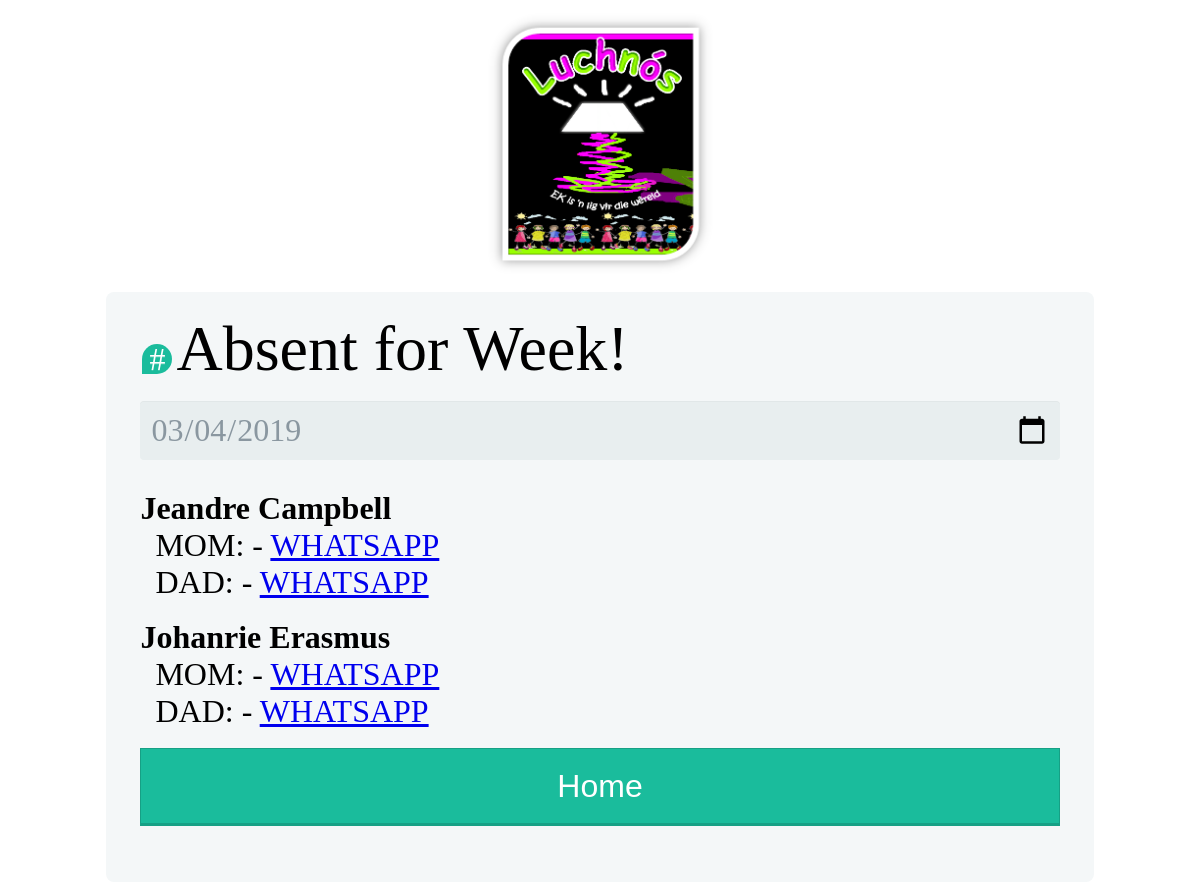
The page /Absent.php (signed in) on the database its author committed.
### tables this page shows
CREATE TABLE attendance ( 
id INTEGER NOT NULL PRIMARY KEY AUTOINCREMENT,
classdate date NOT NULL,
    attended BIT NOT NULL,
student_id INTEGER NOT NULL);

CREATE TABLE student ( 
	id INTEGER NOT NULL PRIMARY KEY AUTOINCREMENT,
	name TEXT NOT NULL,
	surname TEXT NOT NULL,
	birthday date,
	age INTEGER,
	houseaddress TEXT,
	mom TEXT,
	momnum TEXT,
	dad TEXT,
	dadnum TEXT,
	churchsms TEXT,
	active BIT,
    class_id INTEGER);

### absent.php (the view, shortened to what this page needs)
<?php
$date = new DateTime();
$sdate = $date->format("Y-m-d");
?>
<html>
<head>
    <link rel="stylesheet" href="main.css">
</head>
<body>
    <div style="text-align: center"><img alt="Logo" src="Pictures/Logo2.png" width="250px" /></div>
    <div class="form-style-5">
        <form>
            <fieldset>
                <legend><span class="number">#</span>Absent for Week!</legend>
                <input type="date" name="date" value="<?php echo $sdate; ?>" onchange="this.form.submit()">
                <?php
                include_once('db_open.php');
                $sql = "SELECT classdate,attended,name,surname,mom,momnum,dad,dadnum FROM attendance INNER JOIN student on student . id = attendance . student_id WHERE attended = 0 and classdate > DATETIME('$sdate', '-7 day') and classdate < DATETIME('$sdate', '+1 day') ;";
                $result = $conn->query($sql);
                foreach ($result as $row) {
                    $momnumwa = $row['momnum'];
                    $dadnumwa = $row['dadnum'];
                    $momnumwa = substr($momnumwa, 1, strlen($momnumwa));
                    $dadnumwa = substr($dadnumwa, 1, strlen($dadnumwa));
                    $momnumwa = '+27' . $momnumwa;
                    $dadnumwa = '+27' . $dadnumwa;
                    echo '<h1 style="padding:0px;margin:0px;">' . $row['name'] . ' ' . $row['surname'] . '</h1>';
                    echo '<span class="checkboxtext">MOM: ' . $row['mom'] . '- ' . $row['momnum'] . ' <a href="https://wa.me/' . $momnumwa . "?text=Hi " . $row['mom'] . ', ' . $row['name'] . ' was absent from sunday school is every thig OK?" >WHATSAPP</a></span><br>';
                    echo '<span class="checkboxtext">DAD: ' . $row['dad'] . '- ' . $row['dadnum'] . ' <a href="https://wa.me/' . $dadnumwa . "?text=Hi " . $row['dad'] . ', ' . $row['name'] . ' was absent from sunday school is every thig OK?" >WHATSAPP</a></span><br><br>';
                }
                ?>
                <input type="button" value="Home" onclick='window.location = "menu.php";' />
            </fieldset>
        </form>
    </div>
</body>
</html>

### main.css (style rules this page uses)
.form-style-5 { max-width: 80%; padding: 10px 20px; background: #f4f7f8; margin: 10px auto; padding: 20px; background: #f4f7f8; border-radius: 8px; font-family: Georgia, "Times New Roman", Times, serif; }
.form-style-5 fieldset { border: none; }
.form-style-5 legend { font-size: 4rem; margin-bottom: 10px; }
.form-style-5 .checkboxtext { font-size: 2rem; display: inline; padding: 15px; }
.form-style-5 input[type="text"], .form-style-5 input[type="date"], .form-style-5 input[type="week"], .form-style-5 input[type="datetime"], .form-style-5 input[type="email"], .form-style-5 input[type="number"], .form-style-5 input[type="search"], .form-style-5 input[type="time"], .form-style-5 input[type="password"], .form-style-5 input[type="url"], .form-style-5 textarea, .form-style-5 select { font-family: Georgia, "Times New Roman", Times, serif; background: rgba(255,255,255,.1); border: none; border-radius: 4px; font-size: 2rem; margin: 0; outline: 0; padding: 10px; width: 100%; box-sizing: border-box; -webkit-box-sizing: border-box; -moz-box-sizing: border-box; background-color: #e8eeef; color:#8a97a0; -webkit-box-shadow: 0 1px 0 rgba(0,0,0,0.03) inset; box-shadow: 0 1px 0 rgba(0,0,0,0.03) inset; margin-bottom: 30px; }
.form-style-5 .number { background: #1abc9c; color: #fff; height: 30px; width: 30px; display: inline-block; font-size: 2rem; margin-right: 4px; line-height: 30px; text-align: center; text-shadow: 0 1px 0 rgba(255,255,255,0.2); border-radius: 15px 15px 15px 0px; }
.form-style-5 input[type="submit"], .form-style-5 input[type="button"] { position: relative; display: block; padding: 19px 39px 18px 39px; color: #FFF; margin: 0 auto; background: #1abc9c; font-size: 2rem; text-align: center; font-style: normal; width: 100%; border: 1px solid #16a085; border-width: 1px 1px 3px; margin-bottom: 10px; }

### rows shown on the page
attendance: student.name "Jeandre", student.surname "Campbell"
attendance: student.name "Johanrie", student.surname "Erasmus"
